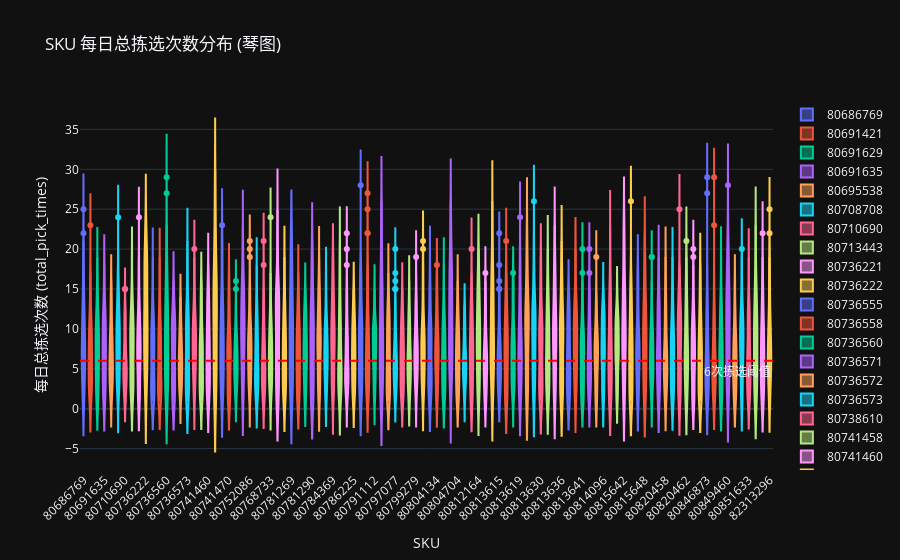

The notebook cell saved with this chart:
### Code cell
import pandas as pd


def plot_sku_pick_times_violin(df, skus_to_plot=None):
    """
    使用 Plotly 绘制指定 SKU 列表的每日 total_pick_times 分布的琴图。

    参数:
    df (pd.DataFrame): 包含 'item_number', 'total_pick_times' 的 DataFrame。
                       例如 daily_sku_summary_df。
    skus_to_plot (list, optional): 要绘制琴图的 SKU 列表。
                                   如果为 None，则尝试绘制 df 中的所有唯一 SKU (如果SKU数量过多，图表可能拥挤)。
                                   建议传入一个具体的SKU列表进行比较。
    """
    if skus_to_plot is None:
        skus_to_plot = sorted(df['item_number'].unique())
        if len(skus_to_plot) > 20:  # 对SKU数量设置一个阈值以发出警告
            print(
                    f"警告: 将为 {len(skus_to_plot)} 个SKU绘制琴图，可能导致图像过于拥挤。建议通过 skus_to_plot 参数指定较少的SKU。")
    else:
        # 确保 skus_to_plot 中的 SKU 存在于 df 中并排序
        skus_to_plot = sorted(list(set(skus_to_plot) & set(df['item_number'].unique())))

    if not skus_to_plot:
        print("没有可供绘制的SKU。请检查输入数据和skus_to_plot列表。")
        return
    if df.empty:
        print("输入数据 (df) 为空。")
        return

    fig = go.Figure()

    for sku in skus_to_plot:
        sku_data = df[df['item_number'] == sku]
        if sku_data.empty or sku_data['total_pick_times'].isnull().all():
            print(f"警告: SKU {sku} 没有有效的 'total_pick_times' 数据，将跳过。")
            continue

        fig.add_trace(go.Violin(
                y=sku_data['total_pick_times'],
                name=str(sku),  # SKU名称将用于x轴分类和图例
                box_visible=True,  # 在琴图内部显示箱线图
                meanline_visible=True,  # 在琴图内部显示均值线
                points='outliers',  # 显示离群点
                scalemode='width',  # 使所有琴图具有相同的最大宽度
        ))

    fig.update_layout(
            title_text="SKU 每日总拣选次数分布 (琴图)",
            xaxis_title="SKU",
            yaxis_title="每日总拣选次数 (total_pick_times)",
            showlegend=True  # 根据SKU数量多少，可以考虑设置为False，如果X轴标签已足够清晰
    )

    # 如果SKU名称较长或数量较多，可以旋转X轴标签
    if len(skus_to_plot) > 5:
        fig.update_xaxes(tickangle=-45)

    # 添加拣选次数为6的水位线
    fig.add_hline(y=6, line_dash="dash", line_color="red",
                  annotation_text="6次拣选阈值",
                  annotation_position="bottom right")

    fig.show()


# 示例用法 (假设 daily_sku_summary_df 和 top_93_sku 已经定义):
# 1. 绘制 top_93_sku 中前5个SKU的琴图
if 'daily_sku_summary_df' in locals() and 'top_n_sku' in locals():
    plot_sku_pick_times_violin(daily_sku_summary_df, skus_to_plot=list(top_n_sku[:100]))
else:
    print("请确保 'daily_sku_summary_df' 和 'top_n_sku' 已定义。")

# 2. 绘制指定的一些SKU的琴图
# some_skus = ['SKU_EXAMPLE_1', 'SKU_EXAMPLE_2', 'SKU_EXAMPLE_3'] # 替换成你数据中实际存在的SKU
# filtered_df_for_violin = daily_sku_summary_df[daily_sku_summary_df['item_number'].isin(some_skus)]
# if not filtered_df_for_violin.empty:
#    plot_sku_pick_times_violin(filtered_df_for_violin, skus_to_plot=some_skus)
# else:
#    print(f"指定的SKU {some_skus} 在 daily_sku_summary_df 中没有数据。")
